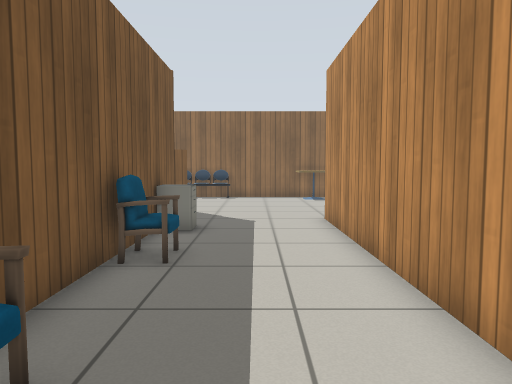
view 1 (above)

17 first-person views from a walk through a Gazebo world. The camera is 0.9 m above the floor, tilts 4° down and sees 70° across. Floor lines are 1 m apart. The floor is counted in squares, 0.5 m on a side. Each view is taken from the middle of a square. On the plan, view 1 faces up. The plan holds only what a view shows up to about 18 squares ahead; the rest is blank. Gazebo's built-in surfaces are drawn with simple patterns.

view 2
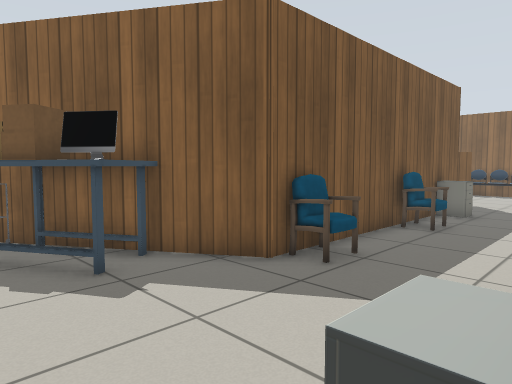

view 3
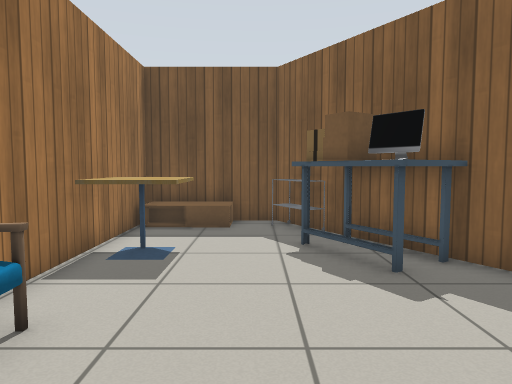

view 4
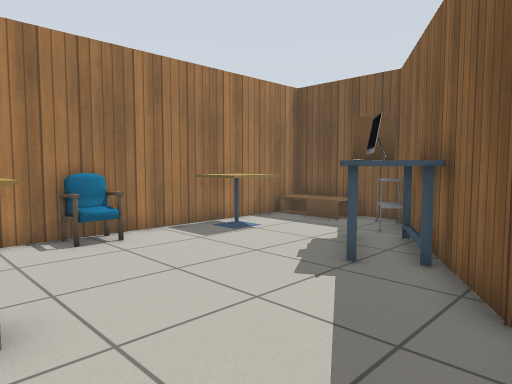

view 5
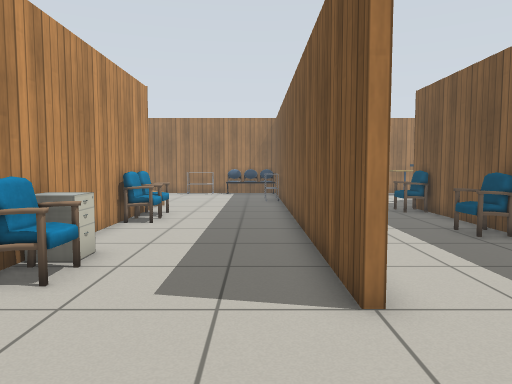

view 6
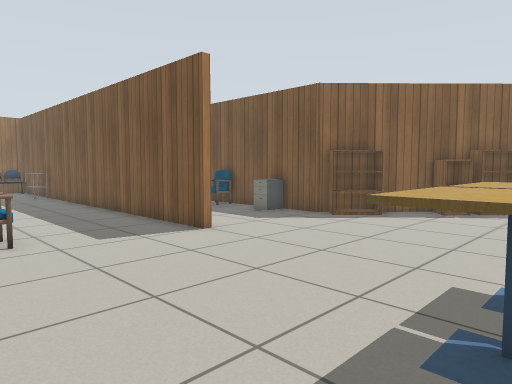

view 7
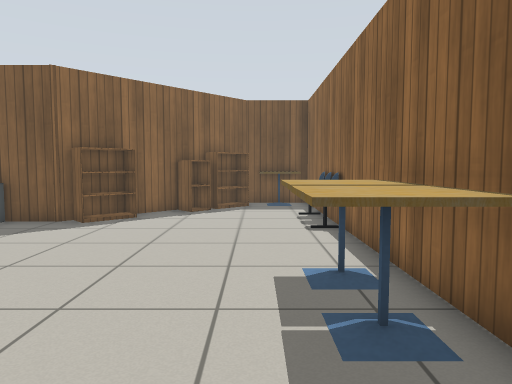

view 8
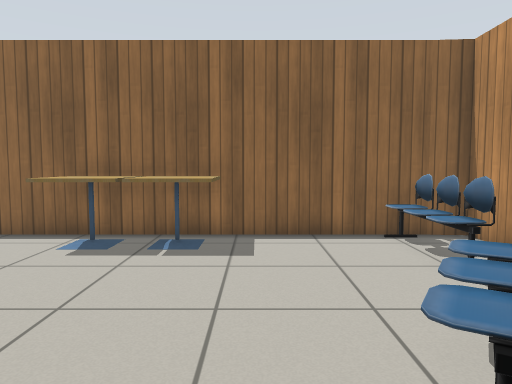

view 9
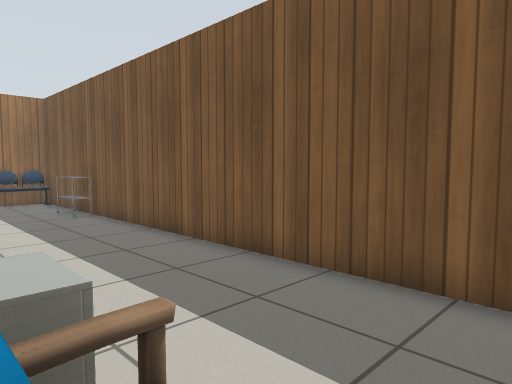

view 10
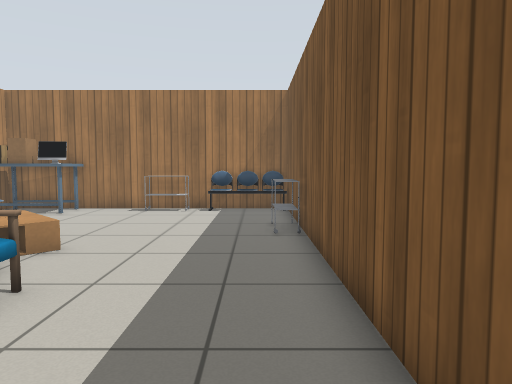

view 11
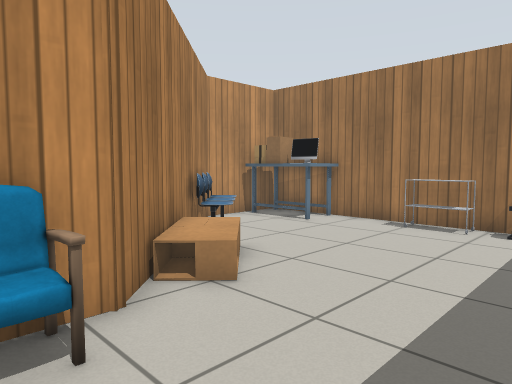

view 12
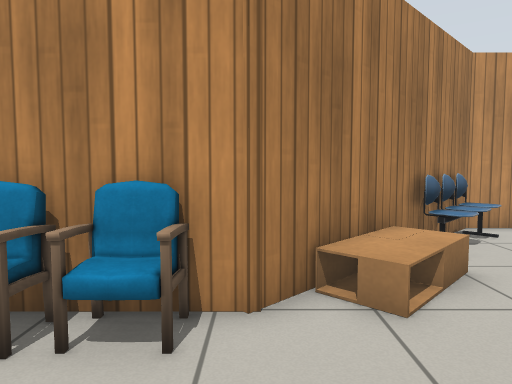

view 13
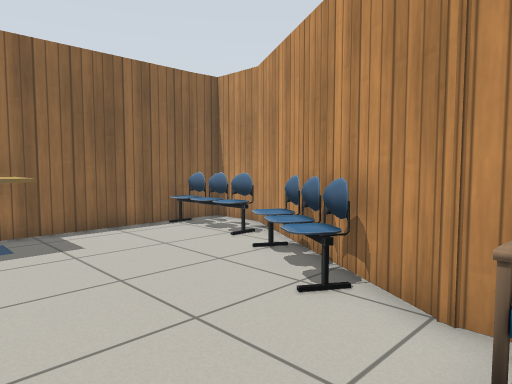

view 14
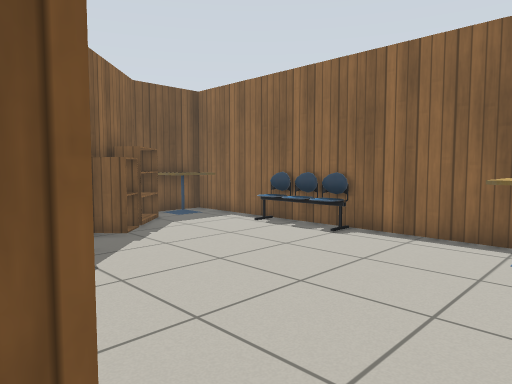

view 15
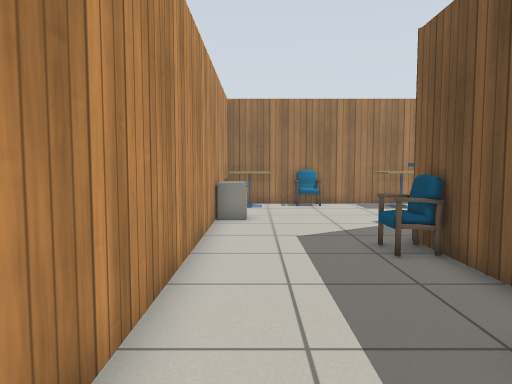

view 16
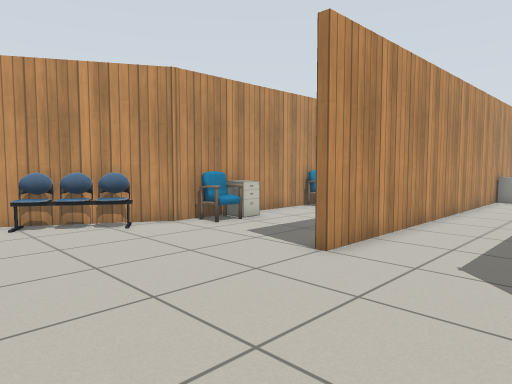

view 17
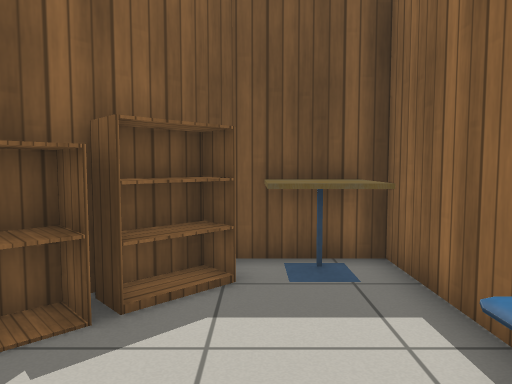

### Floor plan
Points are (right, up) in squares from view 1. A wall is a line through its corners. A room is listed if a view was taken in it or the views show most of it. See-through windows are left out.
Room 1 (views 1, 2, 3, 4, 8, 9, 10, 11, 12, 13, 14, 15)
walls: (2.4, -1.5) (2.4, 12.5); (2.7, -3.4) (2.7, -7.6) (14.6, -7.6) (14.6, -4.1) (8.4, 2) (8.4, 12.3) (8.9, 13.2); (2.4, -5.4) (2.4, -3.5); (2.7, 12.5) (2.7, -1.5); (-2.8, 12.6) (-2.8, 1.2) (-10, -3.3) (-10, -7.6) (2.4, -7.6)
ways out: opening at (3, 12.7) to room 2
objects: coffee table (-10, -7) to (-9, -5); cart (-9, -3) to (-8, -3); desk (-7, -3) to (-4, -1); cafe table (-6, -7) to (-5, -6); chair (-2, -7) to (-1, -7); chair (-2, 2) to (-2, 3); chair (-2, 7) to (-2, 8); office chair (-2, 10) to (-2, 11); cafe table (1, -7) to (2, -6); office chair (2, -3) to (2, -2); chair (3, -7) to (6, -7); cart (3, -3) to (3, -2); cart (7, -7) to (8, -7); chair (7, 5) to (8, 5); chair (7, 11) to (8, 11); coffee table (8, -1) to (11, 1); chair (8, 3) to (8, 4); office chair (8, 10); chair (11, -4) to (13, -2); desk (12, -7) to (14, -6)
Room 2 (views 5, 6, 7, 16, 17)
walls: (2.4, 12.5) (2.7, 12.5); (8.9, 13.2) (12.5, 19.4) (12.5, 21.5) (-9, 21.5) (-9, 20.5); (-9, 19.6) (-9, 18.6) (-2.8, 12.6)
ways out: opening at (3, 12.7) to room 1
objects: cafe table (-9, 20) to (-7, 21); bookshelf (-8, 17) to (-7, 19); cabinet (-6, 16) to (-6, 17); bookshelf (-4, 14) to (-3, 15); chair (-4, 21) to (-2, 21); cafe table (3, 20) to (4, 21); cafe table (5, 20) to (6, 21); chair (8, 14) to (10, 16); chair (10, 18) to (11, 21)

Positions as (right, up) in squares from view 1, and headings:
1: (0, 0), facing up
2: (2, -4), facing up-left
3: (2, -4), facing left
4: (2, 2), facing down-left
5: (4, 17), facing down
6: (9, 21), facing down-left
7: (9, 19), facing left
8: (7, 12), facing up
9: (8, 12), facing down-left
10: (4, 8), facing down
11: (4, 4), facing down-right
12: (4, 2), facing right
13: (4, 11), facing up-right
14: (4, 12), facing up-left
15: (1, 10), facing down
16: (-2, 19), facing down-right
17: (-2, 19), facing left
